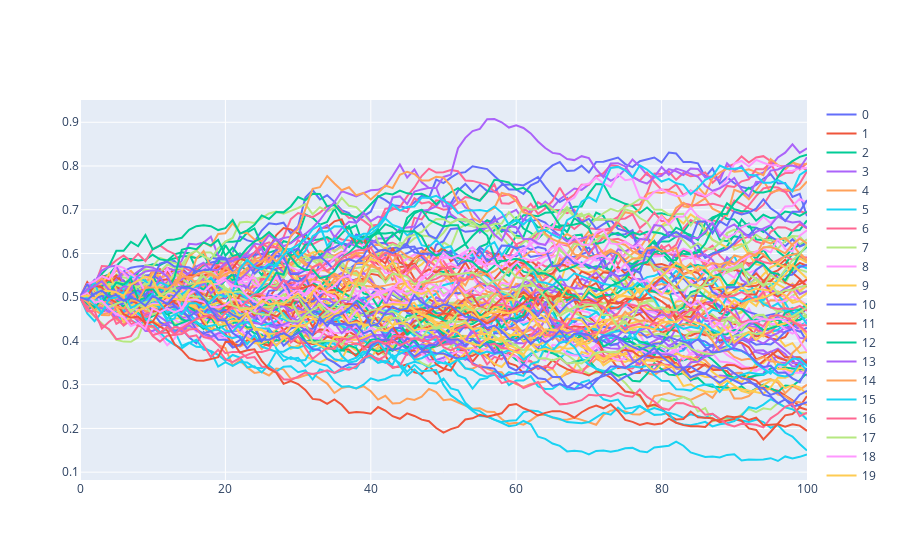

Here is the notebook cell this chart was saved with:
### Code cell
#try to write out all the formulas first
from numpy import random as rd
import plotly.graph_objs as go

#Allele frequencies


#Fitnesses
fAA = 1
fAa = 1
faa = 1

#Pop Size
pop = 1000

#Number of generations
gen = 100

#Number of simulations
sim = 100
#for loop starts here
simulation = {}
for i in range(sim+1):
    p0 = 0.50 #initA
    q0 = 0.50 #inita
    freqA = []
    freqA.append(p0)
    for j in range(gen+1):
        aliveAA = (p0**2)*fAA
        aliveAa = (2*p0*q0)*fAa
        aliveaa = (q0**2)*faa

        wbar = aliveAA+aliveAa+aliveaa
        freqAA = aliveAA/wbar
        freqAa = aliveAa/wbar
        freqaa = aliveaa/wbar

        newAA = rd.binomial(pop, freqAA, size=1)[0]
        newAa = rd.binomial(pop, freqAa, size=1)[0]
        newaa = pop-newAA-newAa
        #new population distribution with finite population size is generated

        p0 = (newAA + 0.5*newAa)/pop
        q0 = (newaa + 0.5*newAa)/pop
        freqA.append(p0)
    simulation[i] = freqA

#print (simulation)

traces = []
for i in simulation.keys():
    plot_trace = go.Scatter(x = list(range(gen+1)), y = simulation[i], name=i)
    traces.append(plot_trace)

fig = go.Figure([i for i in traces])
fig.show()
